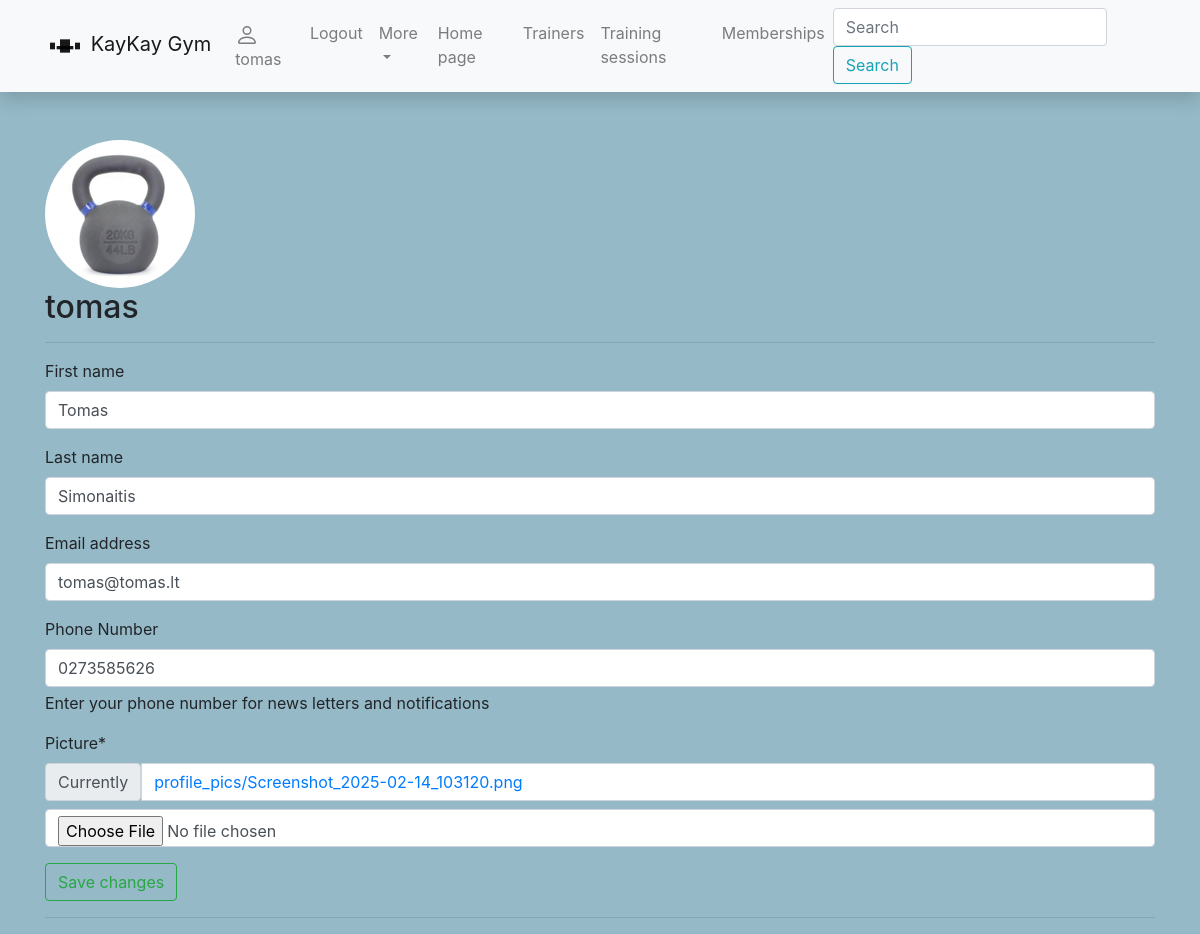
/gym/profile/ (signed in), run on an earlier commit of the app's database.
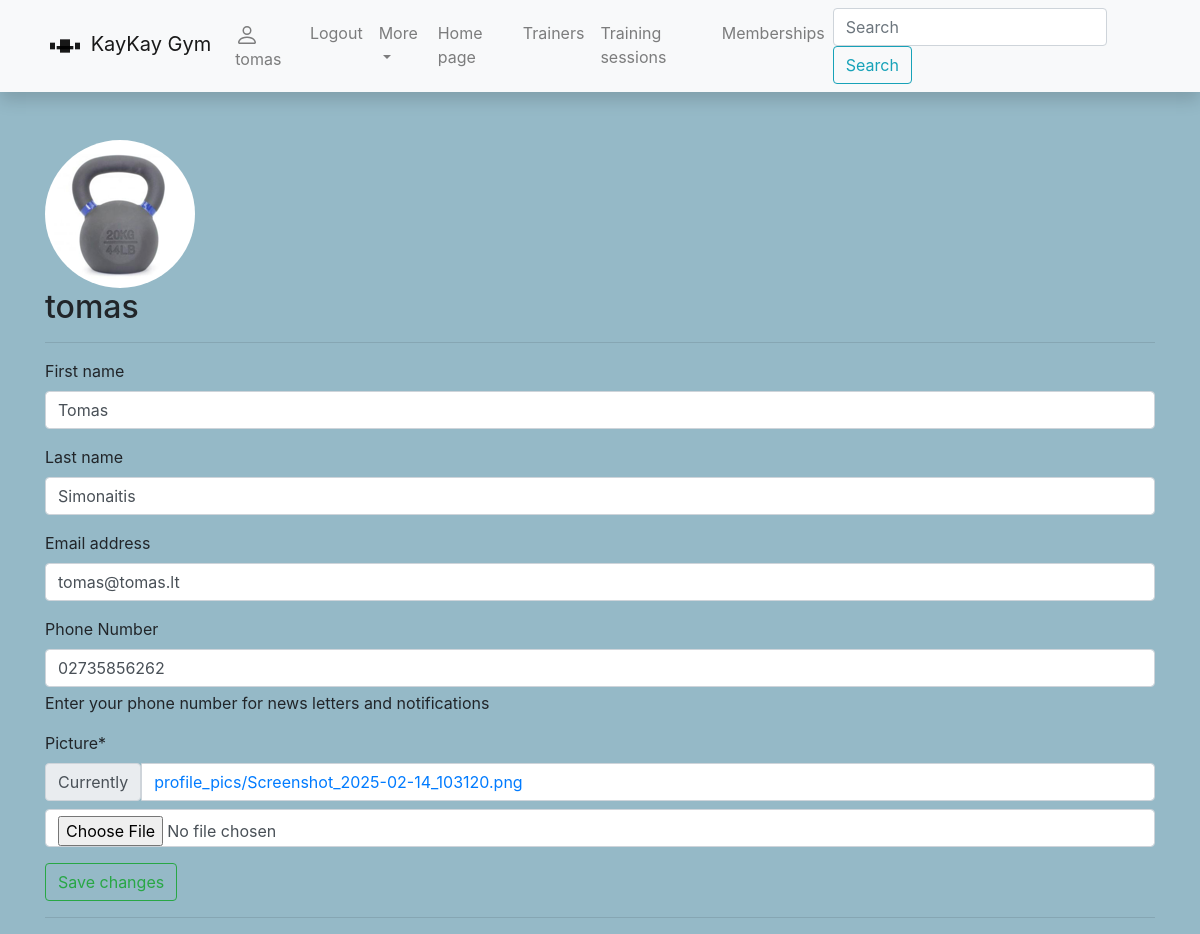
And on a later commit of the database.
### gym/models.py (models this page shows, shortened)
class Profile(models.Model):
    picture = models.ImageField(upload_to='profile_pics', default='default-user.png')
    user = models.OneToOneField(User, on_delete=models.CASCADE, related_name='profile')
    phone_number = models.CharField('Phone Number',
                                    max_length=20,
                                    help_text='Enter your phone number for news letters and notifications',
                                    blank=True,
                                    null=True)

### gym/views.py (the view, shortened to what this page needs)
# urls.py: path('profile/', views.get_user_profile, name='user-profile'),
@login_required()
@csrf_protect
def get_user_profile(request):
    p_form = ProfileUpdateForm(instance=request.user.profile)
    u_form = UserUpdateForm(instance=request.user)
    context = {
        'p_form': p_form,
        'u_form': u_form
    }
    return render(request, 'profile.html', context=context)

### gym/forms.py
class ProfileUpdateForm(forms.ModelForm):
    class Meta:
        model = Profile
        fields = ('phone_number', 'picture')

class UserUpdateForm(forms.ModelForm):
    class Meta:
        model = User
        fields = ('first_name', 'last_name', 'email')

### gym/templates/profile.html (shortened to what this page needs)
{% extends 'base.html' %}
{% load crispy_forms_tags %}
{% block content %}
<div>
    <img class="rounded-circle"
         src="{{ user.profile.picture.url }}"/>
    <h2>{{ user.username }}</h2>
</div>
<hr>
<div>
    <form method="post" enctype="multipart/form-data">
        {{ u_form | crispy }}
        {{ p_form | crispy }}
        <div>
            <input type="submit" class="btn btn-outline-success" value="Save changes"/>
        </div>
    </form>
</div>
<hr>
{% endblock %}

What changed in the data, as far as the page shows it:
changed Profile: phone_number "0273585626" → "02735856262"
